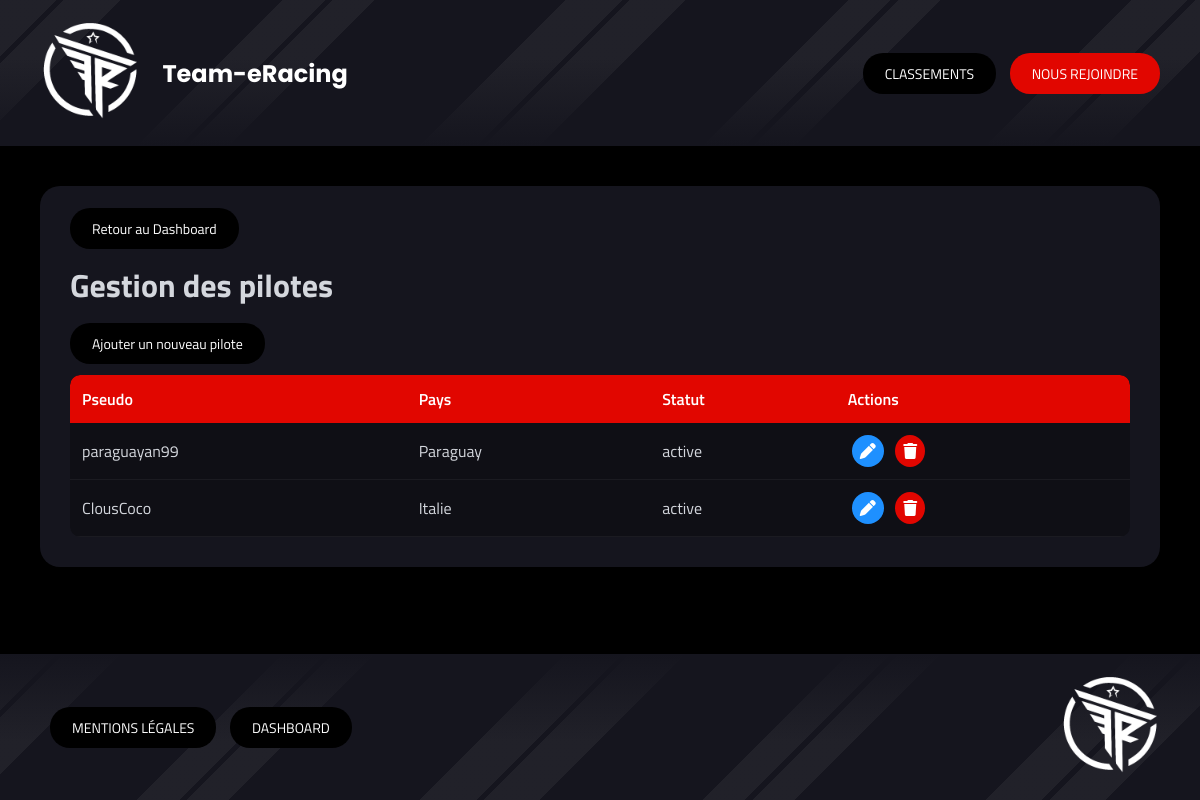
The page /index.php?controller=drivers&action=index (signed in) on the database as committed earlier.
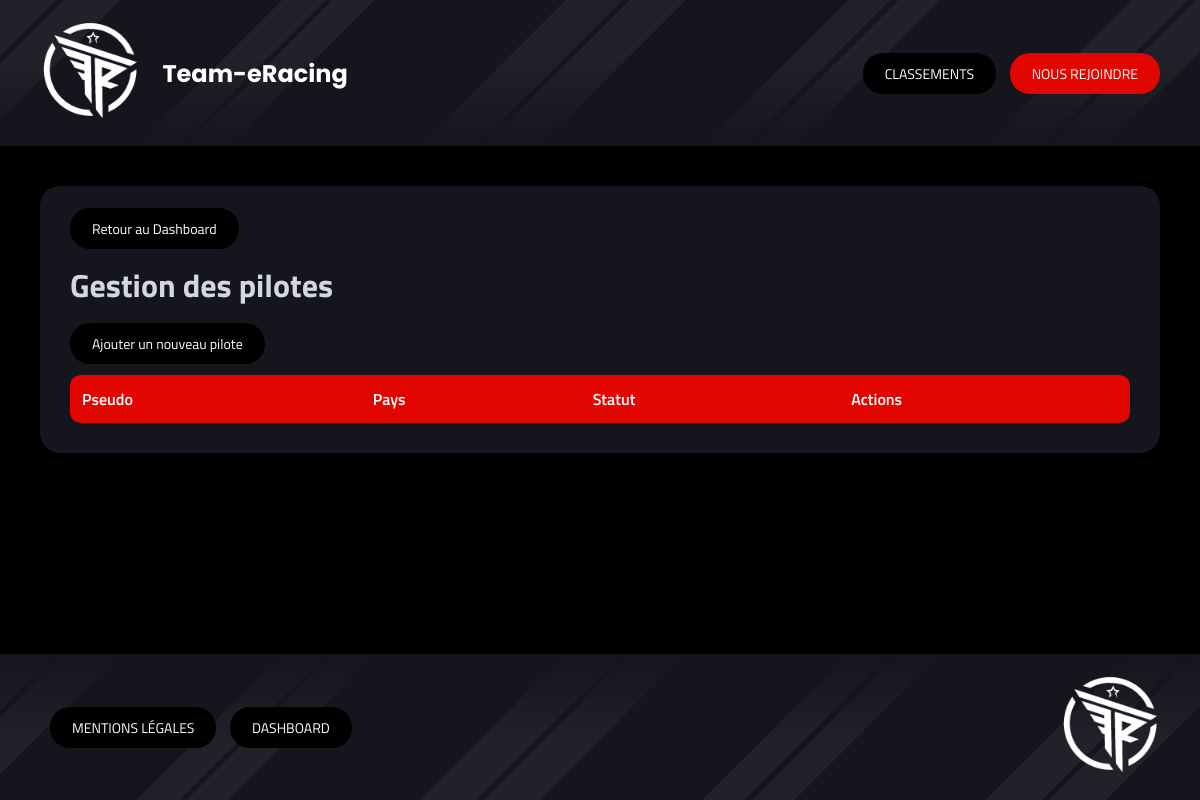
The same page on the database as committed later.
### tables this page shows
CREATE TABLE drivers (
  id INT AUTO_INCREMENT PRIMARY KEY,
  nickname VARCHAR(100) NOT NULL UNIQUE,
  country_id INT NOT NULL DEFAULT 1,   
  status ENUM('active','desactive') DEFAULT 'active',
  FOREIGN KEY (country_id) REFERENCES countries(id)
);

CREATE TABLE countries (
    id INT AUTO_INCREMENT PRIMARY KEY,
    name VARCHAR(100) NOT NULL UNIQUE,    
    code CHAR(3) DEFAULT NULL UNIQUE,     
    flag VARCHAR(255) DEFAULT NULL        
);

### Controllers/Controller.php (called while the page is built, shortened)
<?php
abstract class Controller
{
    public function render(string $path, array $data = [])
    {
        extract($data);
        include dirname(__DIR__) . '/Views/' . $path . '.php';
        include dirname(__DIR__) . '/Views/base.php';
    }
}
?>

### Controllers/DriversController.php (called while the page is built, shortened)
<?php
class DriversController extends Controller {
    public function index()
    {
        $drivers = DriversModel::all();
        $countries = CountriesModel::all();
        $this->render('dashboard/drivers/index', [
            'list' => $drivers,
            'countries' => $countries
        ]);
    }
}
?>

### public/index.php (called while the page is built, shortened)
<?php
include '../Autoloader.php';
$route = new Router();
$route->routes();
?>

### Autoloader.php (called while the page is built, shortened)
<?php
class Autoloader{
    static function autoload($class){
        $class = str_replace(__NAMESPACE__.'\\','',$class);
        $class = str_replace('\\','/',$class);
    }
}
?>

### Core/DbConnect.php (called while the page is built, shortened)
<?php
class DbConnect
{
    protected $connection;
    public function getConnection()
    {
        return $this->connection;
    }
    public function __construct()
    {
        try {
            $dsn = 'mysql:host=' . self::SERVER . ';dbname=' . self::BASE . ';charset=utf8mb4';
                $this->connection = new PDO($dsn, self::USER, self::PASSWORD, [
                    PDO::ATTR_ERRMODE => PDO::ERRMODE_EXCEPTION,
                    PDO::ATTR_DEFAULT_FETCH_MODE => PDO::FETCH_OBJ,
                    PDO::ATTR_EMULATE_PREPARES => false
                ]);
        } catch (Exception $e) {
            die('Erreur : ' . $e->getMessage());
        }
    }
}
?>

### Models/DriversModel.php (called while the page is built, shortened)
<?php
class DriversModel extends DbConnect {
    public static function all(){
        $db = new DbConnect();
        return $db->getConnection()->query("
            SELECT drivers.id, drivers.nickname, drivers.status, countries.name as country
            FROM drivers
            JOIN countries ON drivers.country_id = countries.id
        ")->fetchAll();
    }
}
?>

### Views/dashboard/drivers/index.php (the view, shortened to what this page needs)
<div class="section-dashboard">
    <div class="section-header">
        <a class="nav-btn-dashboard" href="index.php?controller=dashboard">Retour au Dashboard</a>
        <h1>Gestion des pilotes</h1>
        <a class="nav-btn-dashboard" href="index.php?controller=drivers&action=create">Ajouter un nouveau pilote</a>
    </div>
    <div class="table-responsive">
        <table class="dashboard-table">
            <thead>
                <tr>
                    <th>Pseudo</th>
                    <th>Pays</th>
                    <th>Statut</th>
                    <th class="actions-column">Actions</th>
                </tr>
            </thead>
            <tbody>
                <?php foreach ($list as $driver): ?>
                <tr>
                    <td><?= htmlspecialchars($driver->nickname) ?></td>
                    <td><?= htmlspecialchars($driver->country) ?></td>
                    <td><?= htmlspecialchars($driver->status) ?></td>
                    <td class="actions">
                        <a class="action-btn edit" href="index.php?controller=drivers&action=update&id=<?= $driver->id ?>">
                            <i class="fa-solid fa-pen"></i>
                        </a>
                        <a class="action-btn delete" href="index.php?controller=drivers&action=delete&id=<?= $driver->id ?>">
                            <i class="fa-solid fa-trash"></i>
                        </a>
                    </td>
                </tr>
                <?php endforeach; ?>
            </tbody>
        </table>
    </div>
</div>

Rows that differ between the two databases and show on the page:
removed drivers: nickname "paraguayan99", country.name "Paraguay", status "active"
removed drivers: nickname "ClousCoco", country.name "Italie", status "active"
